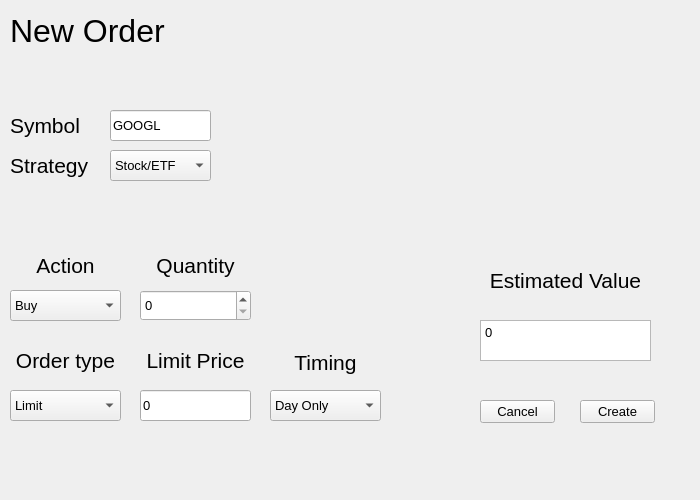
<?xml version="1.0" encoding="UTF-8"?>
<ui version="4.0">
 <class>NewOrder</class>
 <widget class="QWidget" name="NewOrder">
  <property name="geometry">
   <rect>
    <x>0</x>
    <y>0</y>
    <width>700</width>
    <height>500</height>
   </rect>
  </property>
  <property name="font">
   <font>
    <pointsize>10</pointsize>
   </font>
  </property>
  <property name="windowTitle">
   <string>Form</string>
  </property>
  <widget class="QLabel" name="label">
   <property name="geometry">
    <rect>
     <x>10</x>
     <y>10</y>
     <width>171</width>
     <height>41</height>
    </rect>
   </property>
   <property name="font">
    <font>
     <pointsize>24</pointsize>
     <weight>50</weight>
     <italic>false</italic>
     <bold>false</bold>
     <strikeout>false</strikeout>
    </font>
   </property>
   <property name="text">
    <string>New Order</string>
   </property>
  </widget>
  <widget class="QPushButton" name="pushButton">
   <property name="geometry">
    <rect>
     <x>580</x>
     <y>400</y>
     <width>75</width>
     <height>23</height>
    </rect>
   </property>
   <property name="text">
    <string>Create</string>
   </property>
  </widget>
  <widget class="QPushButton" name="pushButton_2">
   <property name="geometry">
    <rect>
     <x>480</x>
     <y>400</y>
     <width>75</width>
     <height>23</height>
    </rect>
   </property>
   <property name="text">
    <string>Cancel</string>
   </property>
  </widget>
  <widget class="QLabel" name="label_2">
   <property name="geometry">
    <rect>
     <x>10</x>
     <y>110</y>
     <width>91</width>
     <height>31</height>
    </rect>
   </property>
   <property name="font">
    <font>
     <pointsize>16</pointsize>
    </font>
   </property>
   <property name="text">
    <string>Symbol</string>
   </property>
  </widget>
  <widget class="QLineEdit" name="lineEdit">
   <property name="geometry">
    <rect>
     <x>110</x>
     <y>110</y>
     <width>101</width>
     <height>31</height>
    </rect>
   </property>
   <property name="font">
    <font>
     <pointsize>10</pointsize>
    </font>
   </property>
   <property name="text">
    <string>GOOGL</string>
   </property>
  </widget>
  <widget class="QLabel" name="label_3">
   <property name="geometry">
    <rect>
     <x>10</x>
     <y>150</y>
     <width>91</width>
     <height>31</height>
    </rect>
   </property>
   <property name="font">
    <font>
     <pointsize>16</pointsize>
    </font>
   </property>
   <property name="text">
    <string>Strategy</string>
   </property>
  </widget>
  <widget class="QComboBox" name="comboBox">
   <property name="geometry">
    <rect>
     <x>110</x>
     <y>150</y>
     <width>101</width>
     <height>31</height>
    </rect>
   </property>
   <property name="font">
    <font>
     <pointsize>10</pointsize>
    </font>
   </property>
   <item>
    <property name="text">
     <string>Stock/ETF</string>
    </property>
   </item>
   <item>
    <property name="text">
     <string>Call</string>
    </property>
   </item>
   <item>
    <property name="text">
     <string>Put</string>
    </property>
   </item>
  </widget>
  <widget class="QWidget" name="widget" native="true">
   <property name="geometry">
    <rect>
     <x>230</x>
     <y>70</y>
     <width>441</width>
     <height>171</height>
    </rect>
   </property>
  </widget>
  <widget class="QLabel" name="label_4">
   <property name="geometry">
    <rect>
     <x>10</x>
     <y>250</y>
     <width>111</width>
     <height>31</height>
    </rect>
   </property>
   <property name="font">
    <font>
     <pointsize>16</pointsize>
     <italic>false</italic>
    </font>
   </property>
   <property name="text">
    <string>Action</string>
   </property>
   <property name="alignment">
    <set>Qt::AlignCenter</set>
   </property>
  </widget>
  <widget class="QComboBox" name="comboBox_2">
   <property name="geometry">
    <rect>
     <x>10</x>
     <y>290</y>
     <width>111</width>
     <height>31</height>
    </rect>
   </property>
   <property name="font">
    <font>
     <pointsize>10</pointsize>
    </font>
   </property>
   <item>
    <property name="text">
     <string>Buy</string>
    </property>
   </item>
   <item>
    <property name="text">
     <string>Sell</string>
    </property>
   </item>
   <item>
    <property name="text">
     <string>Sell short</string>
    </property>
   </item>
  </widget>
  <widget class="QLabel" name="label_5">
   <property name="geometry">
    <rect>
     <x>140</x>
     <y>250</y>
     <width>111</width>
     <height>31</height>
    </rect>
   </property>
   <property name="font">
    <font>
     <pointsize>16</pointsize>
    </font>
   </property>
   <property name="text">
    <string>Quantity</string>
   </property>
   <property name="alignment">
    <set>Qt::AlignCenter</set>
   </property>
  </widget>
  <widget class="QSpinBox" name="spinBox">
   <property name="geometry">
    <rect>
     <x>140</x>
     <y>290</y>
     <width>111</width>
     <height>31</height>
    </rect>
   </property>
   <property name="maximum">
    <number>100000</number>
   </property>
   <property name="value">
    <number>0</number>
   </property>
  </widget>
  <widget class="QLabel" name="label_6">
   <property name="geometry">
    <rect>
     <x>10</x>
     <y>340</y>
     <width>111</width>
     <height>41</height>
    </rect>
   </property>
   <property name="font">
    <font>
     <pointsize>16</pointsize>
    </font>
   </property>
   <property name="text">
    <string>Order type</string>
   </property>
   <property name="alignment">
    <set>Qt::AlignCenter</set>
   </property>
  </widget>
  <widget class="QLabel" name="label_7">
   <property name="geometry">
    <rect>
     <x>140</x>
     <y>340</y>
     <width>111</width>
     <height>41</height>
    </rect>
   </property>
   <property name="font">
    <font>
     <pointsize>16</pointsize>
    </font>
   </property>
   <property name="text">
    <string>Limit Price</string>
   </property>
   <property name="alignment">
    <set>Qt::AlignCenter</set>
   </property>
  </widget>
  <widget class="QComboBox" name="comboBox_3">
   <property name="geometry">
    <rect>
     <x>10</x>
     <y>390</y>
     <width>111</width>
     <height>31</height>
    </rect>
   </property>
   <item>
    <property name="text">
     <string>Limit </string>
    </property>
   </item>
   <item>
    <property name="text">
     <string>Market Order</string>
    </property>
   </item>
   <item>
    <property name="text">
     <string>Stop</string>
    </property>
   </item>
   <item>
    <property name="text">
     <string>Stop Limit</string>
    </property>
   </item>
   <item>
    <property name="text">
     <string>Trailing Stop</string>
    </property>
   </item>
  </widget>
  <widget class="QLineEdit" name="lineEdit_2">
   <property name="geometry">
    <rect>
     <x>140</x>
     <y>390</y>
     <width>111</width>
     <height>31</height>
    </rect>
   </property>
   <property name="text">
    <string>0</string>
   </property>
  </widget>
  <widget class="QComboBox" name="comboBox_4">
   <property name="geometry">
    <rect>
     <x>270</x>
     <y>390</y>
     <width>111</width>
     <height>31</height>
    </rect>
   </property>
   <item>
    <property name="text">
     <string>Day Only</string>
    </property>
   </item>
   <item>
    <property name="text">
     <string>ExtendedHours</string>
    </property>
   </item>
   <item>
    <property name="text">
     <string>Fill or Kill</string>
    </property>
   </item>
   <item>
    <property name="text">
     <string>Good Until Cancelled</string>
    </property>
   </item>
   <item>
    <property name="text">
     <string>Immediate or Cancelled</string>
    </property>
   </item>
  </widget>
  <widget class="QLabel" name="label_8">
   <property name="geometry">
    <rect>
     <x>270</x>
     <y>342</y>
     <width>111</width>
     <height>41</height>
    </rect>
   </property>
   <property name="font">
    <font>
     <pointsize>16</pointsize>
    </font>
   </property>
   <property name="text">
    <string>Timing</string>
   </property>
   <property name="alignment">
    <set>Qt::AlignCenter</set>
   </property>
  </widget>
  <widget class="QLabel" name="label_9">
   <property name="geometry">
    <rect>
     <x>480</x>
     <y>260</y>
     <width>171</width>
     <height>41</height>
    </rect>
   </property>
   <property name="font">
    <font>
     <pointsize>16</pointsize>
    </font>
   </property>
   <property name="text">
    <string>Estimated Value</string>
   </property>
   <property name="alignment">
    <set>Qt::AlignCenter</set>
   </property>
  </widget>
  <widget class="QTextBrowser" name="textBrowser">
   <property name="geometry">
    <rect>
     <x>480</x>
     <y>320</y>
     <width>171</width>
     <height>41</height>
    </rect>
   </property>
   <property name="font">
    <font>
     <pointsize>16</pointsize>
    </font>
   </property>
   <property name="html">
    <string>&lt;!DOCTYPE HTML PUBLIC &quot;-//W3C//DTD HTML 4.0//EN&quot; &quot;http://www.w3.org/TR/REC-html40/strict.dtd&quot;&gt;
&lt;html&gt;&lt;head&gt;&lt;meta name=&quot;qrichtext&quot; content=&quot;1&quot; /&gt;&lt;style type=&quot;text/css&quot;&gt;
p, li { white-space: pre-wrap; }
&lt;/style&gt;&lt;/head&gt;&lt;body style=&quot; font-family:'MS Shell Dlg 2'; font-size:16pt; font-weight:400; font-style:normal;&quot;&gt;
&lt;p style=&quot; margin-top:0px; margin-bottom:0px; margin-left:0px; margin-right:0px; -qt-block-indent:0; text-indent:0px;&quot;&gt;&lt;span style=&quot; font-size:10pt;&quot;&gt;0&lt;/span&gt;&lt;/p&gt;&lt;/body&gt;&lt;/html&gt;</string>
   </property>
  </widget>
 </widget>
 <resources/>
 <connections/>
</ui>
